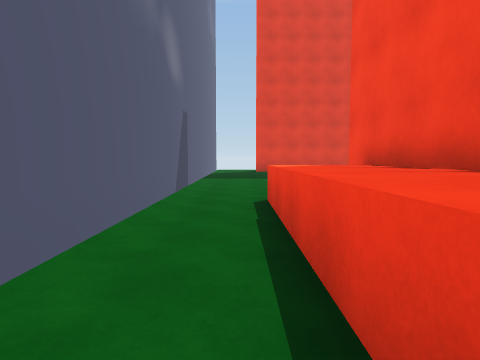
view 1 (above)

24 first-person views from a walk through a Unity game level. The camera is 1.3 m above the floor, tilts 4° down and sees 75° across. The floor is counted in squares, 2 m on a side. Each view is taken from the middle of a square. On the plan, view 1 faces up. The plan holds only what a view shows up to about 10 squares ahead; the rest is blank. The place goes on beyond the plan.

view 2
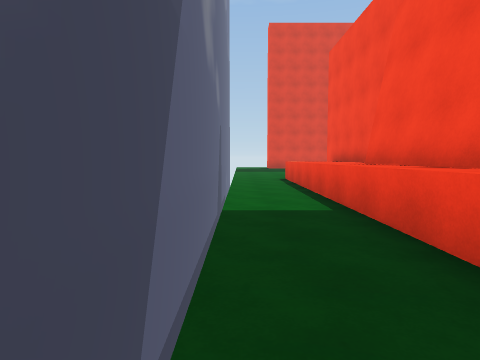

view 3
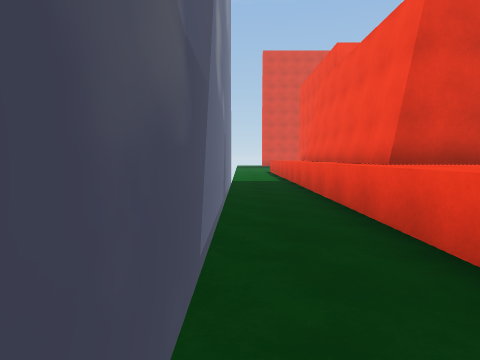

view 4
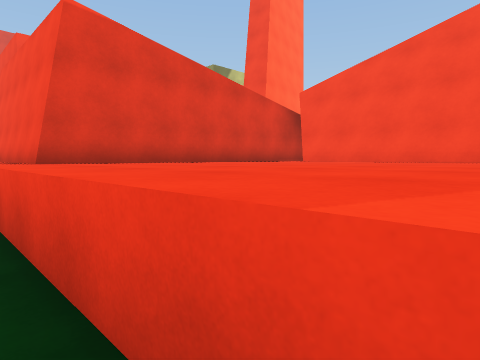

view 5
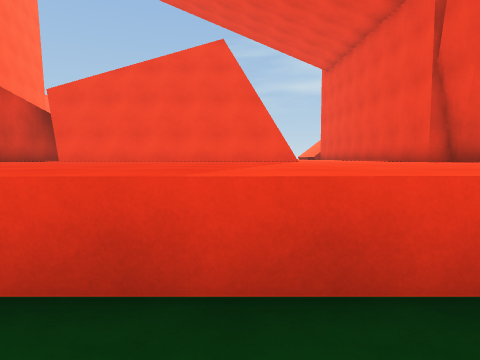

view 6
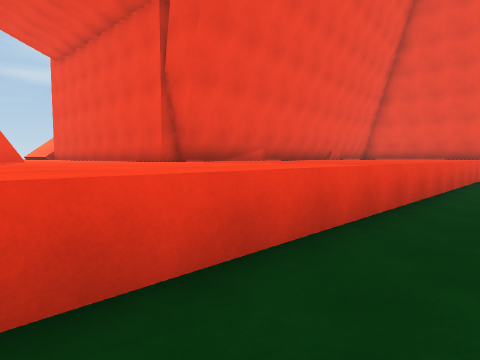

view 7
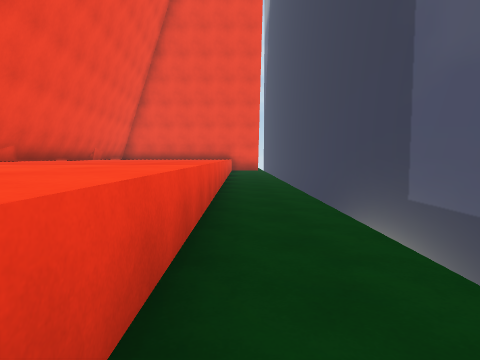

view 8
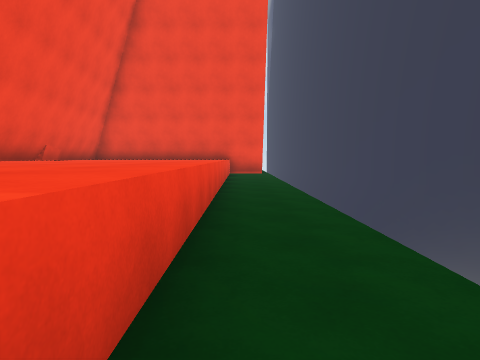

view 9
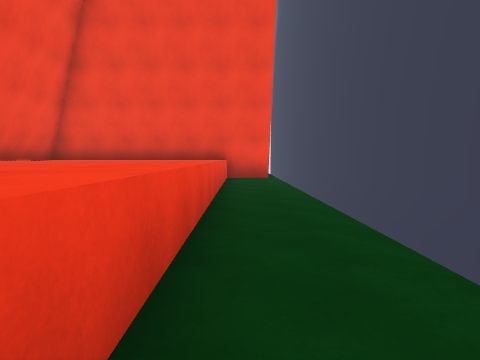

view 10
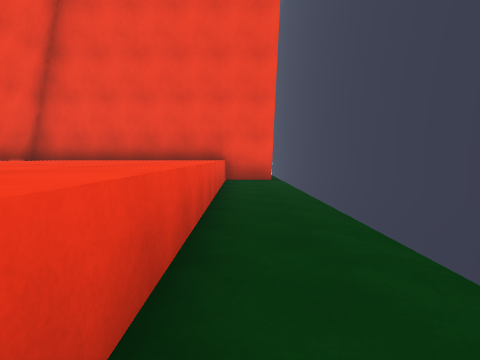

view 11
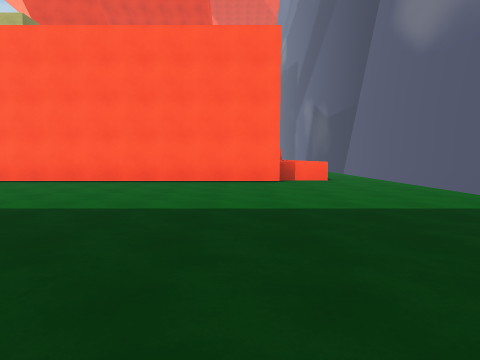

view 12
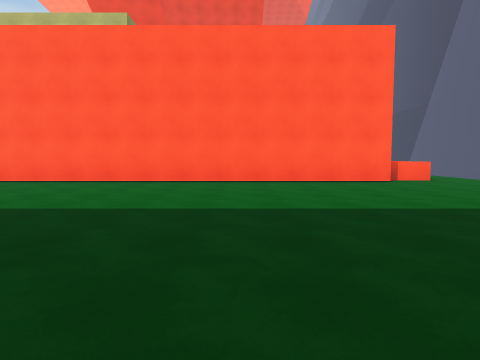

view 13
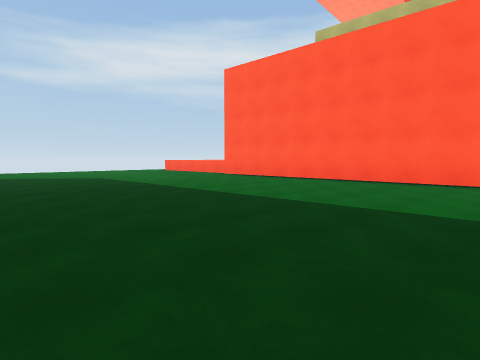

view 14
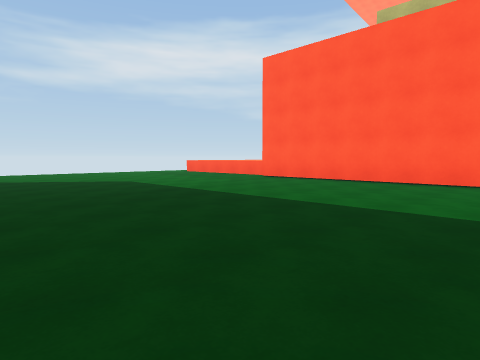

view 15
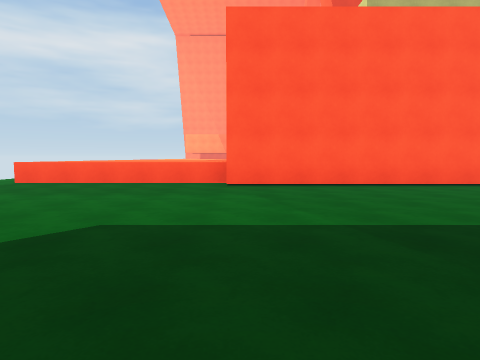

view 16
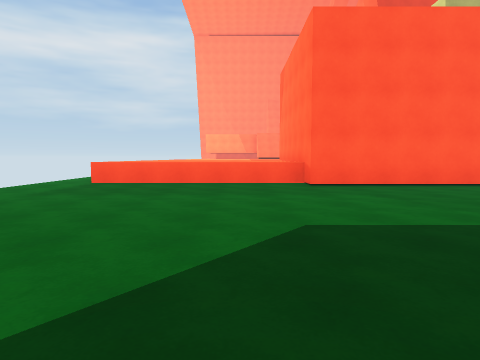

view 17
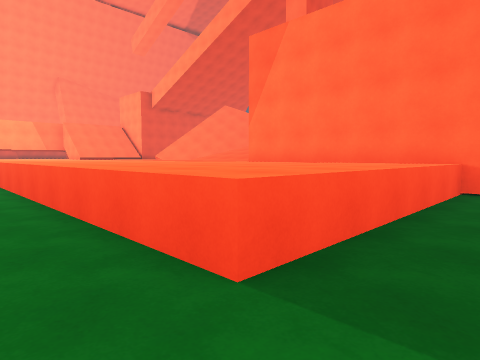

view 18
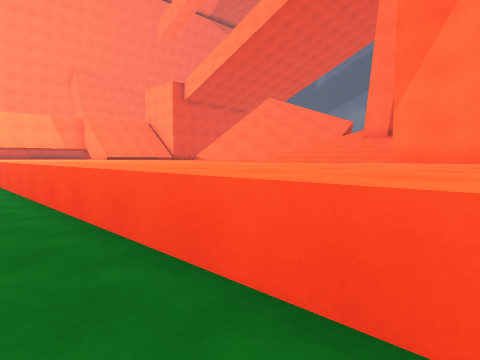

view 19
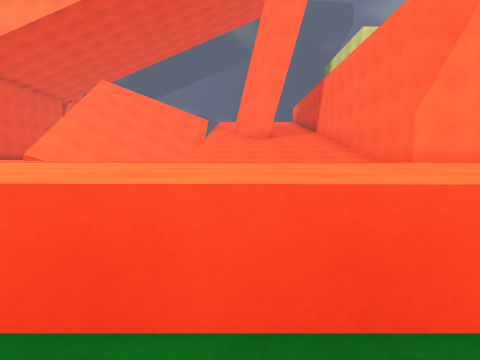

view 20
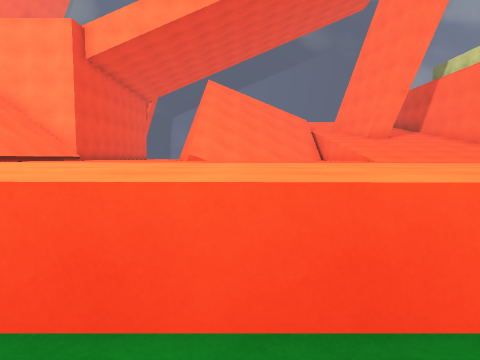

view 21
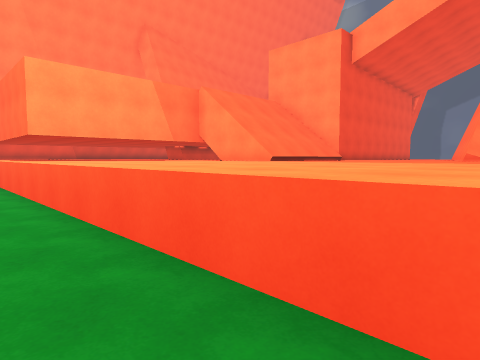

view 22
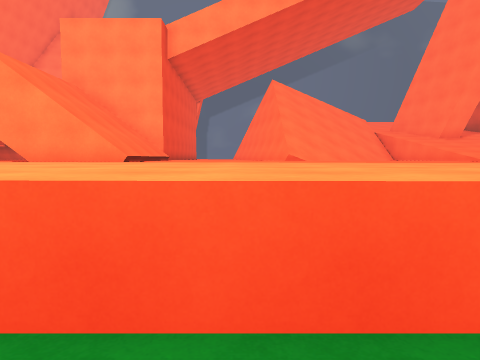

view 23
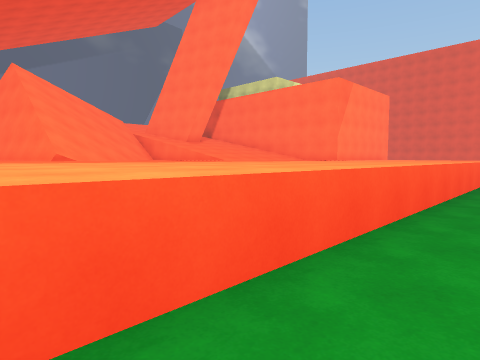

view 24
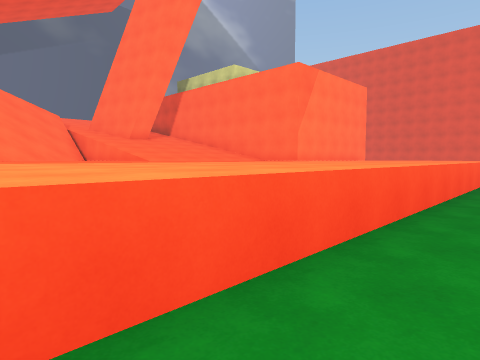

### Floor plan
Key: @ floor where view 1 was taken; # wall or solid block; . floor; ^ raised ledge.
Columns run from 2 left of view 1 to 24 right of it. Each row starts with its distance up from view 1.
 14      .  . .......
 13     ...................
 12    .....................
 11   ......................
 10 #........................
  9 #........................
  8 #.........................
  7 #..........................
  6 #..........................
  5 #...################.......
  4 #..^^              ^^^^^^^.
  3 #..^^              ^^^^^^^.
  2 #..^^              ^^^^^^^.
  1 #..^               ^^^^^^^.
  0 #.@#             ^^^^^^^^^.
 -1 #..#            ^^^^^^^^^^.
 -2 #..#            ^^^^^^^^^^.
 -3 #..#            ^^^^^^^^^^
 -4 #..#            ^^^^^^^^^^.
 -5 #..#^^^^^^^^    ^^^^^^^^^^
 -6 #..^^^^^^^^      ^^^^^^^^^.
 -7 #..^^^^^^^      ^^ ^^^^^^^.
 -8 #..^^^^^^^    ^^^^^^^^^^^^.
 -9 #..^^^^^^^     ^^ ^ ^^^^^^.
-10  ..^^^^^^^     ^^^^ ^^^^^^.
-11  ..^^^^^ ^    ^^^^^^^^^^^^.
-12  ..^^^^^^#       ^^^^^^^^^.
-13  ..^^^^^^^^       ^^^^^^^^.
-14 #..^^^^^ ^      ^^^^^^^^^^
-15 #..^^^^^^^^^^    ##^^^^^^^
-16 #..^^^^^           ^^ ^^ ^
-17 #..^^^^^           #   ^^^
-18 #..^^^^^                ^^
-19 #..^^^^^
-20 #..^^  ^
-21 #..^^^^^^
-22 #..^^^^ ^
-23 #..^^^^^#
-24 #..^^^^^#
-25 #..^    ^
-26 #..^^^^^^
-27 ###^^^^^#
-28 #

Where each view was taken, in squares from view 1:
view 1: 0 up, 0 right, facing up
view 2: 5 down, 1 left, facing up
view 3: 10 down, 1 left, facing up
view 4: 11 down, 0 right, facing up-right
view 5: 11 down, 1 left, facing right
view 6: 11 down, 1 left, facing down-right
view 7: 11 down, 0 right, facing down
view 8: 14 down, 0 right, facing down
view 9: 17 down, 0 right, facing down
view 10: 18 down, 0 right, facing down
view 11: 14 up, 3 right, facing down
view 12: 14 up, 6 right, facing down
view 13: 14 up, 8 right, facing down-right
view 14: 14 up, 10 right, facing down-right
view 15: 13 up, 17 right, facing down
view 16: 13 up, 19 right, facing down
view 17: 6 up, 24 right, facing down-left
view 18: 2 up, 24 right, facing down-left
view 19: 4 down, 24 right, facing left
view 20: 9 down, 24 right, facing left
view 21: 9 down, 24 right, facing down-left
view 22: 12 down, 24 right, facing left
view 23: 13 down, 24 right, facing up-left
view 24: 10 down, 24 right, facing up-left
